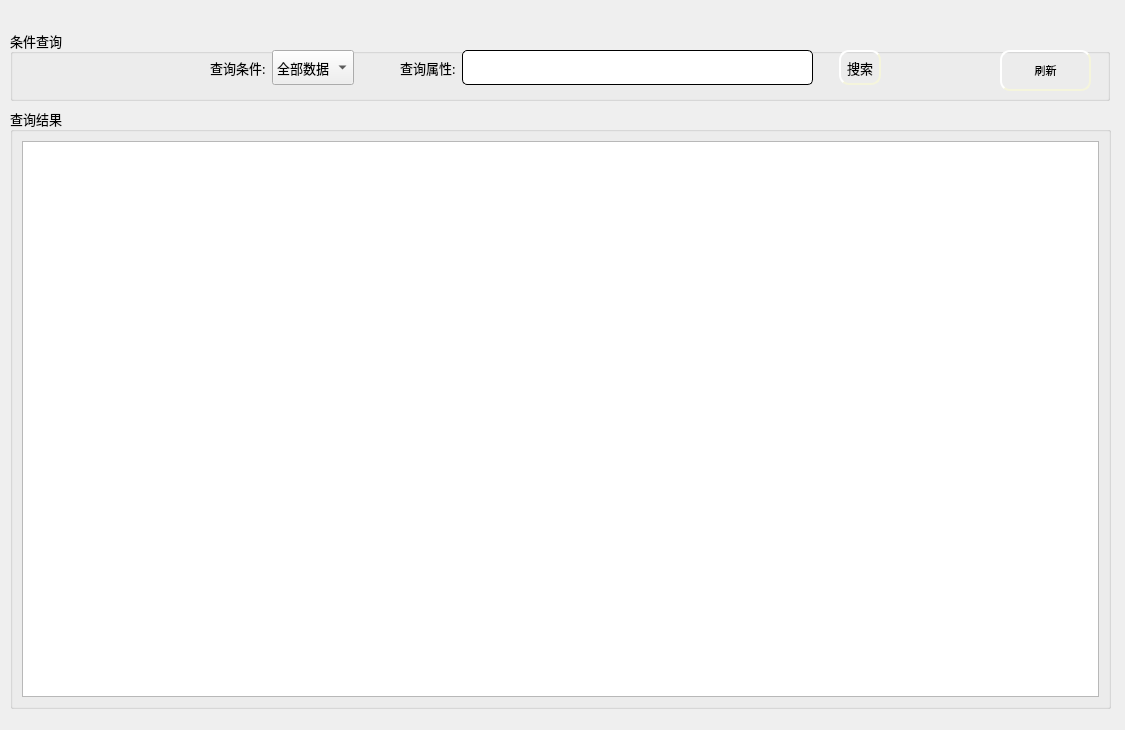
<?xml version="1.0" encoding="UTF-8"?>
<ui version="4.0">
 <class>BillWidget</class>
 <widget class="QWidget" name="BillWidget">
  <property name="geometry">
   <rect>
    <x>0</x>
    <y>0</y>
    <width>1125</width>
    <height>730</height>
   </rect>
  </property>
  <property name="windowTitle">
   <string>Form</string>
  </property>
  <widget class="QGroupBox" name="groupBox">
   <property name="geometry">
    <rect>
     <x>10</x>
     <y>30</y>
     <width>1100</width>
     <height>71</height>
    </rect>
   </property>
   <property name="font">
    <font>
     <family>楷体</family>
     <pointsize>10</pointsize>
    </font>
   </property>
   <property name="title">
    <string>条件查询</string>
   </property>
   <widget class="QWidget" name="layoutWidget_2">
    <property name="geometry">
     <rect>
      <x>200</x>
      <y>20</y>
      <width>671</width>
      <height>35</height>
     </rect>
    </property>
    <layout class="QGridLayout" name="gridLayout">
     <item row="0" column="0">
      <widget class="QLabel" name="label">
       <property name="text">
        <string>查询条件:</string>
       </property>
      </widget>
     </item>
     <item row="0" column="5">
      <spacer name="horizontalSpacer">
       <property name="orientation">
        <enum>Qt::Horizontal</enum>
       </property>
       <property name="sizeType">
        <enum>QSizePolicy::Fixed</enum>
       </property>
       <property name="sizeHint" stdset="0">
        <size>
         <width>20</width>
         <height>20</height>
        </size>
       </property>
      </spacer>
     </item>
     <item row="0" column="3">
      <widget class="QLabel" name="label_2">
       <property name="text">
        <string>查询属性:</string>
       </property>
      </widget>
     </item>
     <item row="0" column="1">
      <widget class="QComboBox" name="comboBox">
       <property name="sizePolicy">
        <sizepolicy hsizetype="Preferred" vsizetype="Preferred">
         <horstretch>0</horstretch>
         <verstretch>0</verstretch>
        </sizepolicy>
       </property>
       <item>
        <property name="text">
         <string>全部数据</string>
        </property>
       </item>
       <item>
        <property name="text">
         <string>商品编号</string>
        </property>
       </item>
      </widget>
     </item>
     <item row="0" column="4">
      <widget class="QLineEdit" name="le_select">
       <property name="enabled">
        <bool>false</bool>
       </property>
       <property name="sizePolicy">
        <sizepolicy hsizetype="Expanding" vsizetype="Preferred">
         <horstretch>0</horstretch>
         <verstretch>0</verstretch>
        </sizepolicy>
       </property>
       <property name="styleSheet">
        <string notr="true">QLineEdit{
    border-style: outset;
    border-width: 1px;
    border-radius: 5px;

    min-width: 5em;
    padding: 6px;
}</string>
       </property>
      </widget>
     </item>
     <item row="0" column="6">
      <widget class="QPushButton" name="pb_select">
       <property name="sizePolicy">
        <sizepolicy hsizetype="Minimum" vsizetype="Preferred">
         <horstretch>0</horstretch>
         <verstretch>0</verstretch>
        </sizepolicy>
       </property>
       <property name="styleSheet">
        <string notr="true">QPushButton{
	background-image: url(:/ico/pb1.jpg);
    border-style: outset;
    border-width: 2px;
    border-radius: 10px;
    border-color: beige;
    min-width: 5em;
    padding: 6px;
}
QPushButton:hover
{
	
	background-image: url(:/ico/pb.jpg);
    border-style: inset;
}

QPushButton:pressed{
	
	background-image: url(:/ico/pb2.jpg);
    border-style: inset;
}


</string>
       </property>
       <property name="text">
        <string>搜索</string>
       </property>
      </widget>
     </item>
     <item row="0" column="2">
      <spacer name="horizontalSpacer_2">
       <property name="orientation">
        <enum>Qt::Horizontal</enum>
       </property>
       <property name="sizeType">
        <enum>QSizePolicy::Fixed</enum>
       </property>
       <property name="sizeHint" stdset="0">
        <size>
         <width>40</width>
         <height>20</height>
        </size>
       </property>
      </spacer>
     </item>
    </layout>
   </widget>
   <widget class="QPushButton" name="pb_break">
    <property name="geometry">
     <rect>
      <x>990</x>
      <y>20</y>
      <width>91</width>
      <height>41</height>
     </rect>
    </property>
    <property name="font">
     <font>
      <pointsize>8</pointsize>
     </font>
    </property>
    <property name="styleSheet">
     <string notr="true">QPushButton{
	background-image: url(:/ico/pb1.jpg);
    border-style: outset;
    border-width: 2px;
    border-radius: 10px;
    border-color: beige;
    min-width: 5em;
    padding: 6px;
}
QPushButton:hover
{
	
	background-image: url(:/ico/pb.jpg);
    border-style: inset;
}

QPushButton:pressed{
	
	background-image: url(:/ico/pb2.jpg);
    border-style: inset;
}


</string>
    </property>
    <property name="text">
     <string>刷新</string>
    </property>
   </widget>
  </widget>
  <widget class="QGroupBox" name="groupBox_2">
   <property name="geometry">
    <rect>
     <x>10</x>
     <y>108</y>
     <width>1101</width>
     <height>601</height>
    </rect>
   </property>
   <property name="font">
    <font>
     <family>楷体</family>
     <pointsize>10</pointsize>
    </font>
   </property>
   <property name="title">
    <string>查询结果</string>
   </property>
   <layout class="QGridLayout" name="gridLayout_2">
    <item row="0" column="0">
     <widget class="QTableWidget" name="tableWidget"/>
    </item>
   </layout>
  </widget>
 </widget>
 <resources/>
 <connections/>
</ui>
